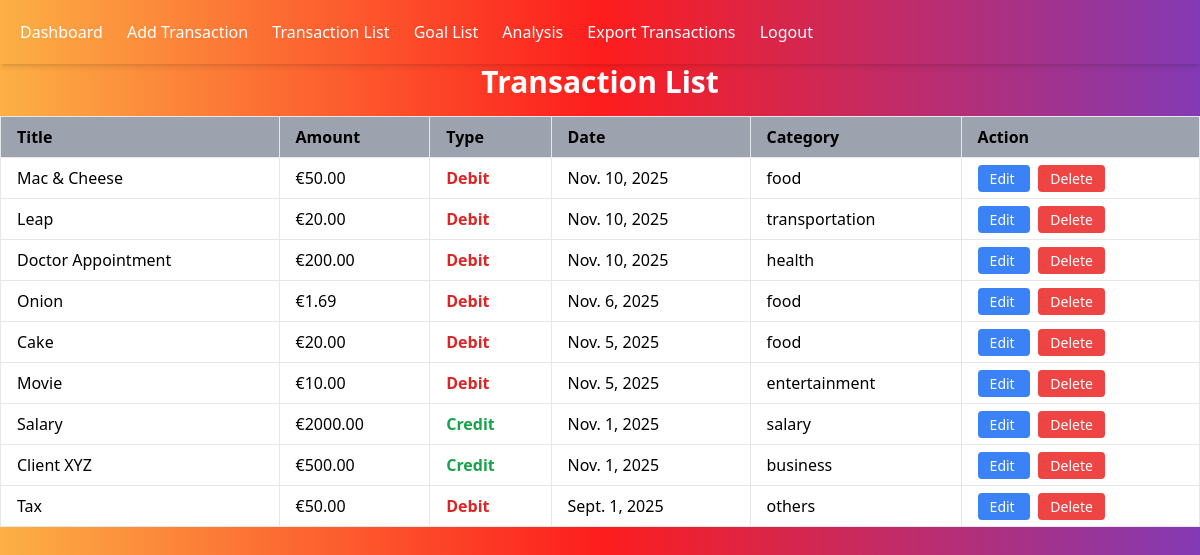
The page /finance/transactions/ (signed in) on the database its author committed.
### finance/models.py (models this page shows, shortened)
class Trans(models.Model):
    TRANSACTION_TYPES = [
        ("income", "Income"),
        ("expense", "Expense"),
    ]
    CATEGORY_CHOICES = [
        ("salary", "Salary"),
        ("business", "Business"),
        ("food", "Food"),
        ("entertainment", "Entertainment"),
        ("utilities", "Utilities"),
        ("transportation", "Transportation"),
        ("health", "Health"),
        ("others", "Others"),
    ]
    user = models.ForeignKey(User, on_delete=models.CASCADE)
    title = models.CharField(max_length=100)
    amount = models.DecimalField(max_digits=10, decimal_places=2)
    transaction_type = models.CharField(max_length=10, choices=TRANSACTION_TYPES)
    date = models.DateField()
    category = models.CharField(max_length=50, choices=CATEGORY_CHOICES)

### finance/views.py (the view)
# urls.py: path("transactions/", TransactionListView.as_view(), name="transaction_list"),
class TransactionListView(LoginRequiredMixin, View):
    def get(self, request):
        transactions = Trans.objects.filter(user=request.user).order_by('-date')
        return render(request, 'finance/transaction_lists.html', {
            'transactions': transactions
        })

### finance/templates/finance/transaction_lists.html (shortened to what this page needs)
{%extends "finance/base.html" %}
{% block content %}
<h1 class  = "text-3xl font-bold text-center text-white">Transaction List</h1>
<table class = "min-w-full table-auto border-collapse border-gray-200 mt-4 bg-white">
    <thead>
        <tr class = "bg-gray-400">
            <th class = "border px-4 py-2 text-left">Title</th>
            <th class = "border px-4 py-2 text-left">Amount</th>
            <th class = "border px-4 py-2 text-left">Type</th>
            <th class = "border px-4 py-2 text-left">Date</th>
            <th class = "border px-4 py-2 text-left">Category</th>
            <th class = "border px-4 py-2 text-left">Action</th>
        </tr>
    </thead>
<tbody>
    {% for transaction in transactions %}
    <tr class = "hover:bg-gray-200">
        <td class = "border px-4 py-2">{{ transaction.title }}</td>
        <td class = "border px-4 py-2">€{{ transaction.amount }}</td>
        <td class = "border px-4 py-2">
            {% if transaction.transaction_type == 'income' %}
                <span class="text-green-600 font-bold">Credit</span>
            {% else %}
                <span class="text-red-600 font-bold">Debit</span>
            {% endif %}
        </td>
        <td class = "border px-4 py-2">{{ transaction.date }}</td>
        <td class = "border px-4 py-2">{{ transaction.category }}</td>
        <td class="border px-4 py-2 space-x-2">
        <a href="{% url 'transaction_edit' transaction.id %}" class="bg-blue-500 text-white px-3 py-1 rounded hover:bg-blue-600 text-sm">
        Edit
        </a>
        <a href="{% url 'transaction_delete' transaction.id %}" class="bg-red-500 text-white px-3 py-1 rounded hover:bg-red-600 text-sm">
        Delete
        </a>
        </td>
    </tr>
    {% endfor %}
</tbody>
</table>
{%endblock content %}

### rows shown on the page
Trans: transaction_type "Debit"
Trans: transaction_type "Debit"
Trans: transaction_type "Debit"
Trans: transaction_type "Debit"
Trans: transaction_type "Debit"
Trans: transaction_type "Debit"
Trans: transaction_type "Credit"
Trans: transaction_type "Credit"
Trans: transaction_type "Debit"
